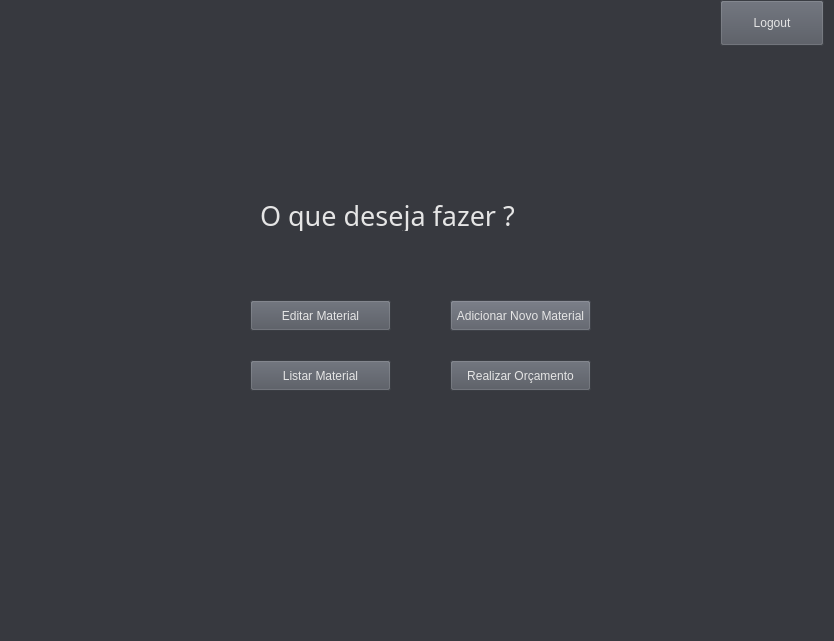
<?xml version="1.0" encoding="UTF-8"?>
<ui version="4.0">
 <class>MainWindow</class>
 <widget class="QMainWindow" name="MainWindow">
  <property name="geometry">
   <rect>
    <x>0</x>
    <y>0</y>
    <width>834</width>
    <height>641</height>
   </rect>
  </property>
  <property name="font">
   <font>
    <pointsize>50</pointsize>
   </font>
  </property>
  <property name="windowTitle">
   <string>MainWindow</string>
  </property>
  <property name="styleSheet">
   <string notr="true">background-color : rgb(55, 57, 63);
color: rgb(229, 229, 229);</string>
  </property>
  <widget class="QWidget" name="centralwidget">
   <widget class="QLabel" name="bemVindo">
    <property name="geometry">
     <rect>
      <x>300</x>
      <y>520</y>
      <width>271</width>
      <height>71</height>
     </rect>
    </property>
    <property name="font">
     <font>
      <family>Mercado</family>
      <pointsize>16</pointsize>
     </font>
    </property>
    <property name="styleSheet">
     <string notr="true">color: rgb(240, 240, 240);</string>
    </property>
    <property name="text">
     <string/>
    </property>
   </widget>
   <widget class="QLabel" name="label_2">
    <property name="geometry">
     <rect>
      <x>260</x>
      <y>200</y>
      <width>331</width>
      <height>31</height>
     </rect>
    </property>
    <property name="font">
     <font>
      <family>Mercado</family>
      <pointsize>20</pointsize>
     </font>
    </property>
    <property name="text">
     <string>O que deseja fazer ?</string>
    </property>
   </widget>
   <widget class="QPushButton" name="button_produtos">
    <property name="geometry">
     <rect>
      <x>250</x>
      <y>360</y>
      <width>141</width>
      <height>31</height>
     </rect>
    </property>
    <property name="styleSheet">
     <string notr="true">background-color: rgb(81, 85, 94);</string>
    </property>
    <property name="text">
     <string>Listar Material</string>
    </property>
   </widget>
   <widget class="QPushButton" name="material">
    <property name="geometry">
     <rect>
      <x>450</x>
      <y>300</y>
      <width>141</width>
      <height>31</height>
     </rect>
    </property>
    <property name="styleSheet">
     <string notr="true">background-color: rgb(88, 92, 102);</string>
    </property>
    <property name="text">
     <string>Adicionar Novo Material</string>
    </property>
   </widget>
   <widget class="QPushButton" name="logout">
    <property name="geometry">
     <rect>
      <x>720</x>
      <y>0</y>
      <width>104</width>
      <height>46</height>
     </rect>
    </property>
    <property name="sizeIncrement">
     <size>
      <width>0</width>
      <height>0</height>
     </size>
    </property>
    <property name="font">
     <font>
      <pointsize>9</pointsize>
     </font>
    </property>
    <property name="styleSheet">
     <string notr="true">background-color: rgb(81, 85, 94);</string>
    </property>
    <property name="text">
     <string>Logout</string>
    </property>
   </widget>
   <widget class="QPushButton" name="button_estoque_2">
    <property name="geometry">
     <rect>
      <x>250</x>
      <y>300</y>
      <width>141</width>
      <height>31</height>
     </rect>
    </property>
    <property name="styleSheet">
     <string notr="true">background-color: rgb(81, 85, 94);</string>
    </property>
    <property name="text">
     <string>Editar Material</string>
    </property>
   </widget>
   <widget class="QPushButton" name="button_orca">
    <property name="geometry">
     <rect>
      <x>450</x>
      <y>360</y>
      <width>141</width>
      <height>31</height>
     </rect>
    </property>
    <property name="styleSheet">
     <string notr="true">background-color: rgb(81, 85, 94);</string>
    </property>
    <property name="text">
     <string>Realizar Orçamento</string>
    </property>
   </widget>
  </widget>
  <widget class="QMenuBar" name="menubar">
   <property name="geometry">
    <rect>
     <x>0</x>
     <y>0</y>
     <width>834</width>
     <height>21</height>
    </rect>
   </property>
  </widget>
  <widget class="QStatusBar" name="statusbar"/>
 </widget>
 <resources/>
 <connections/>
</ui>
